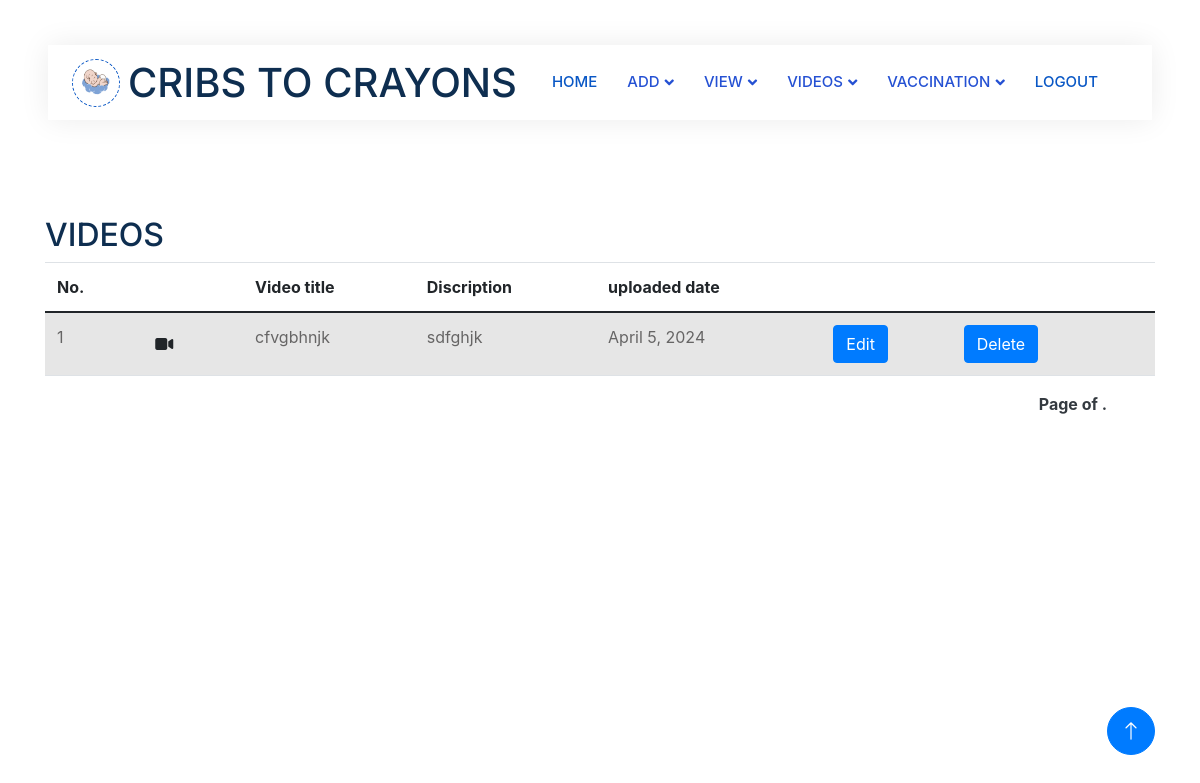
The page /viewvideos (signed in) on the database its author committed.
### app1/models.py (models this page shows)
class Video(models.Model):
     hospital_id=models.ForeignKey(Hospital,on_delete=models.CASCADE)
     title=models.CharField(max_length=30)
     discription=models.CharField(max_length=100,null=True, blank=True)
     upload_date=models.DateField(auto_now=True)
     video=models.FileField(upload_to='videos')

### app1/views.py (the view)
# urls.py: path('viewvideos',views.view_videos,name="viewvideos"),
def view_videos(request):
    log_id=LoginUser.objects.get(id=request.user.id)
    hospital=Hospital.objects.get(login_id=log_id)
    videos=Video.objects.filter(hospital_id=hospital)
    print(videos)
    context={
        'video':videos
    }
    return render(request,'Hospital/viewvideos.html',context)

### template/Hospital/viewvideos.html (shortened to what this page needs)
<!DOCTYPE html>
<html lang="en">
{% load static %}
<head>
    <link rel="stylesheet" href="https://cdnjs.cloudflare.com/ajax/libs/font-awesome/6.5.1/css/all.min.css" />
    <link href="https://cdnjs.cloudflare.com/ajax/libs/font-awesome/5.10.0/css/all.min.css" rel="stylesheet">
    <link href="https://cdn.jsdelivr.net/npm/bootstrap-icons@1.4.1/font/bootstrap-icons.css" rel="stylesheet">
    <link href="{% static 'js/animate.min.css' %}" rel="stylesheet">
    <link href="{% static 'js/owl.carousel.min.css' %}" rel="stylesheet">
    <link href="{% static 'css/bootstrap.min.css' %}" rel="stylesheet">
    <link rel="stylesheet" href="https://stackpath.bootstrapcdn.com/bootstrap/4.5.2/css/bootstrap.min.css">
    <link href="{% static 'css/style.css' %}" rel="stylesheet">
</head>
<body>
    <div class="container-xxl bg-white p-0">
        <div class="container-fluid nav-bar bg-transparent">
            <nav class="navbar navbar-expand-lg bg-white navbar-light py-0 px-4">
                <a href="" class="navbar-brand d-flex align-items-center text-center">
                    <div class="icon p-2 me-2">
                        <img class="img-fluid" src="{% static 'img/logo.gif' %}" alt="Icon" style="width: 30px; height: 30px;">
                    </div>
                    <h1 class="m-0 " >CRIBS TO CRAYONS</h1>
                </a>
                <div class="collapse navbar-collapse" id="navbarCollapse">
                    <div class="navbar-nav ms-auto">
                      <a href="{% url 'hospitalprofile'%}" class="nav-item nav-link active" >HOME</a>
                        <div class="nav-item dropdown">
                            <a href="#" class="nav-link dropdown-toggle" data-bs-toggle="dropdown">ADD</a>
                        </div>
                        <div class="nav-item dropdown">
                          <a href="#" class="nav-link dropdown-toggle" data-bs-toggle="dropdown">VIEW</a>
                      </div>
                      <div class="nav-item dropdown">
                        <a href="#" class="nav-link dropdown-toggle" data-bs-toggle="dropdown">VIDEOS</a>
                    </div>
                      <div class="nav-item dropdown">
                        <a href="#" class="nav-link dropdown-toggle" data-bs-toggle="dropdown">VACCINATION</a>
                  </div>
                    <a href="{% url 'login'%}" class="nav-item nav-link active" >LOGOUT</a>
                </div>
            </nav>
        </div>
<br>
<br>
<br>
<br>
<div class="container">
    <h2>VIDEOS</h2>
    <table class="table table-striped">
      <thead>
        <tr>
          <th>No.</th>
          <th></th>
          <th>Video title</th>
          <th>Discription</th>
          <th>uploaded date</th>
          <th></th>
          <th></th>
          <th></th>
        </tr>
      </thead>
      <tbody>
        {% for i in video %}
        <tr>
          <td>{{ forloop.counter }}</td>
          <td>
            <button type="button" class="btn " data-toggle="modal" data-target="#exampleModalCenter">
              <i class="fa-solid fa-video"></i>
            </button>
            </td>
         <td>{{ i.title }}</td>
         <td>{{ i.discription }}</td>
         <td>{{ i.upload_date }}</td>
          <td>
            <a href="{% url 'editvideos' id=i.id %}" class="btn btn-primary">Edit</a>
          </td>
          <td> <a href="{% url 'deletevideos' id=i.id %}" class="btn btn-primary">Delete</a></td>
          <td></td>
        </tr>
        {% endfor %}
      </tbody>
    </table>
  <div class="pagination mt-3 d-flex justify-content-end pe-5 mb-4  fw-bold text-white text-end ">
    <span class="step-links  ">
      <span class="current text-dark">
        Page {{ video.number }} of {{ video.paginator.num_pages }}.
      </span>
    </span>
  </div>
  </div>
  <a href="#" class="btn btn-lg btn-primary btn-lg-square back-to-top"><i class="bi bi-arrow-up"></i></a>
</div>
</body>
</html>

### static/css/style.css (style rules this page uses)
:root { --primary: #0957c5; --secondary: #2264ff; --light: #EFFDF5; --dark: #2551d3; }
.back-to-top { position: fixed; display: none; right: 45px; bottom: 45px; z-index: 99; }
.btn { transition: .5s; }
.btn.btn-primary, .btn.btn-secondary { color: #FFFFFF; }
.btn-lg-square { width: 48px; height: 48px; }
.btn-square, .btn-sm-square, .btn-lg-square { padding: 0; display: flex; align-items: center; justify-content: center; font-weight: normal; border-radius: 50px; }
.nav-bar { position: relative; margin-top: 45px; padding: 0 3rem; transition: .5s; z-index: 9999; }
.navbar { box-shadow: 0 0 30px rgba(0, 0, 0, .08); }
.navbar .dropdown-toggle::after { border: none; content: "\f107"; font-family: "Font Awesome 5 Free"; font-weight: 900; vertical-align: middle; margin-left: 5px; transition: .5s; }
.navbar-light .navbar-nav .nav-link { margin-right: 30px; padding: 25px 0; color: #5288e0; font-size: 15px; text-transform: uppercase; outline: none; }
.navbar-light .navbar-nav .nav-link:hover, .navbar-light .navbar-nav .nav-link.active { color: var(--primary); }
.navbar-light .navbar-brand { height: 75px; }
.navbar-light .navbar-nav .nav-link { color: var(--dark); font-weight: 500; }
.icon { padding: 15px; display: inline-flex; align-items: center; justify-content: center; background: #FFFFFF !important; border-radius: 50px; border: 1px dashed var(--primary) !important; }

### rows shown on the page
Video: title "cfvgbhnjk", discription "sdfghjk", upload_date "April 5, 2024"
